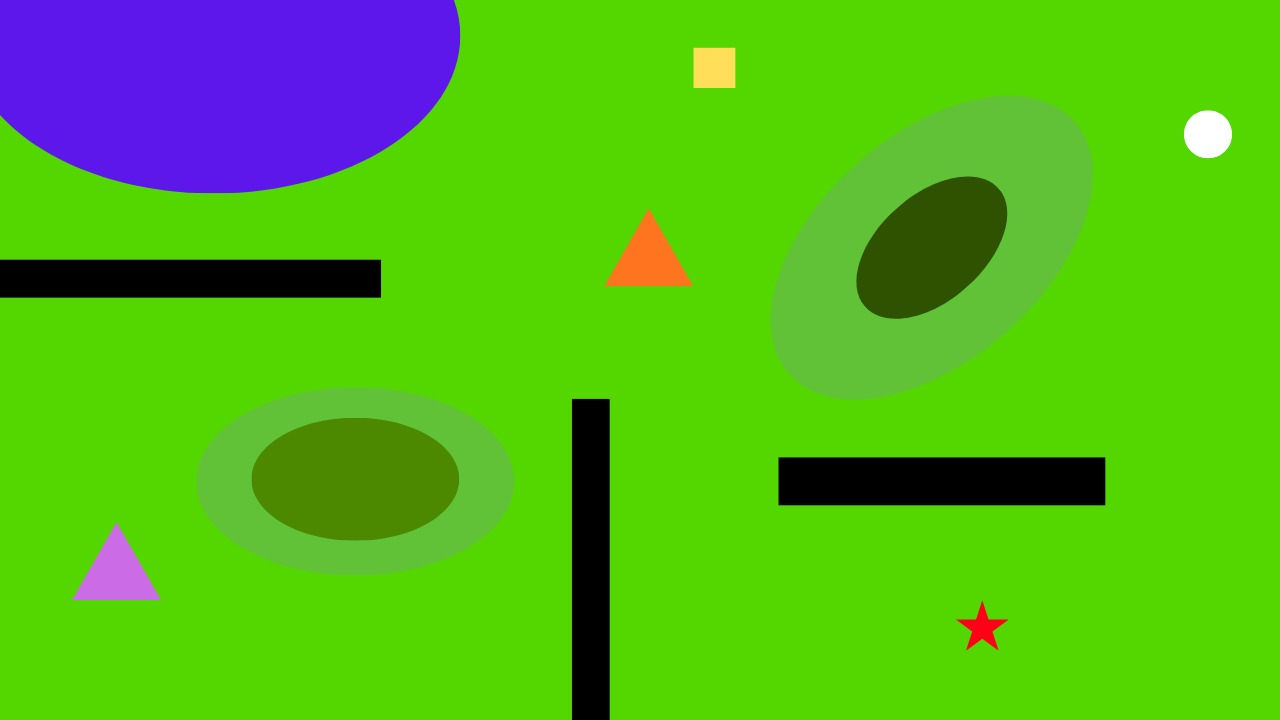
#> input picture images/IMG-20260831-WA0025.jpg, 1280 x 720 px, found by its file name
$ python prac.py
#> lines starting #> are read from the running program, lines starting #| are printed output that depends on the picture
import cv2
import numpy as np
from matplotlib import pyplot as plt

img = cv2.imread('images/IMG-20260831-WA0025.jpg',cv2.IMREAD_GRAYSCALE)
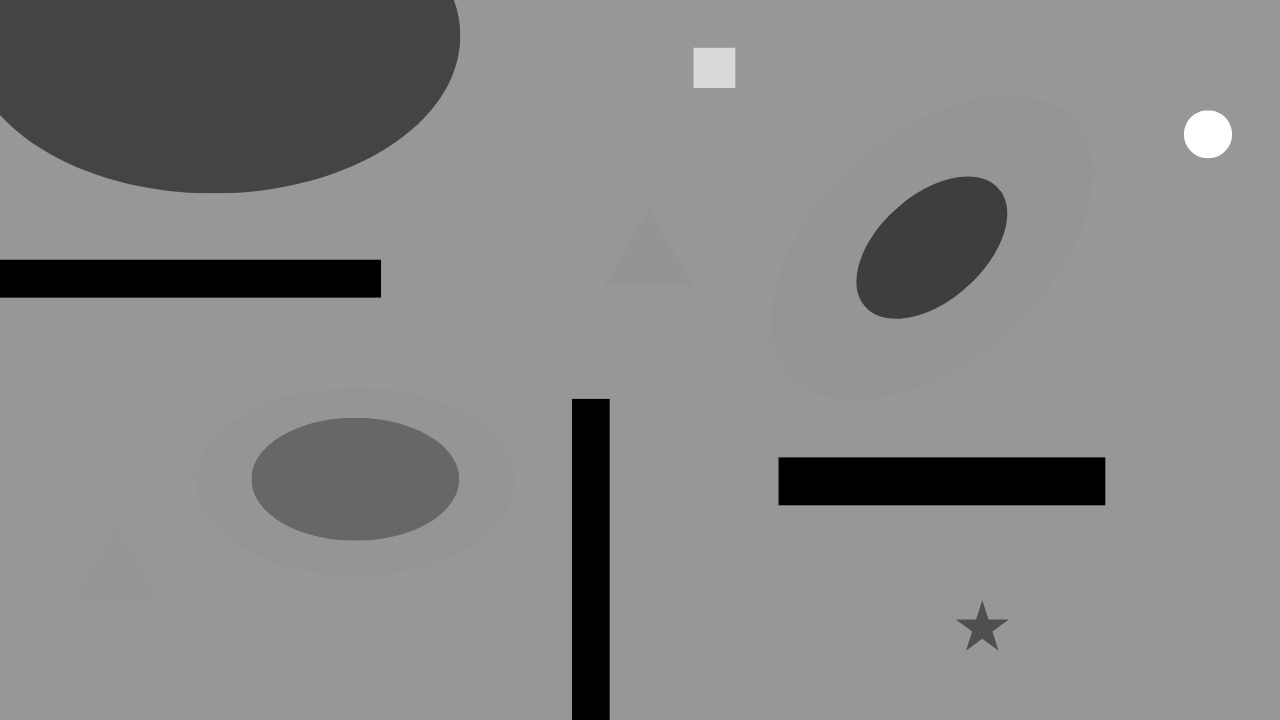
#> img: shape (720, 1280); min 0, max 255, mean 134.9
cv2.imshow('image',img)
cv2.waitKey(0)
cv2.destroyAllWindows()

$ run again, with images/IMG-20260831-WA0026.jpg copied over images/IMG-20260831-WA0025.jpg
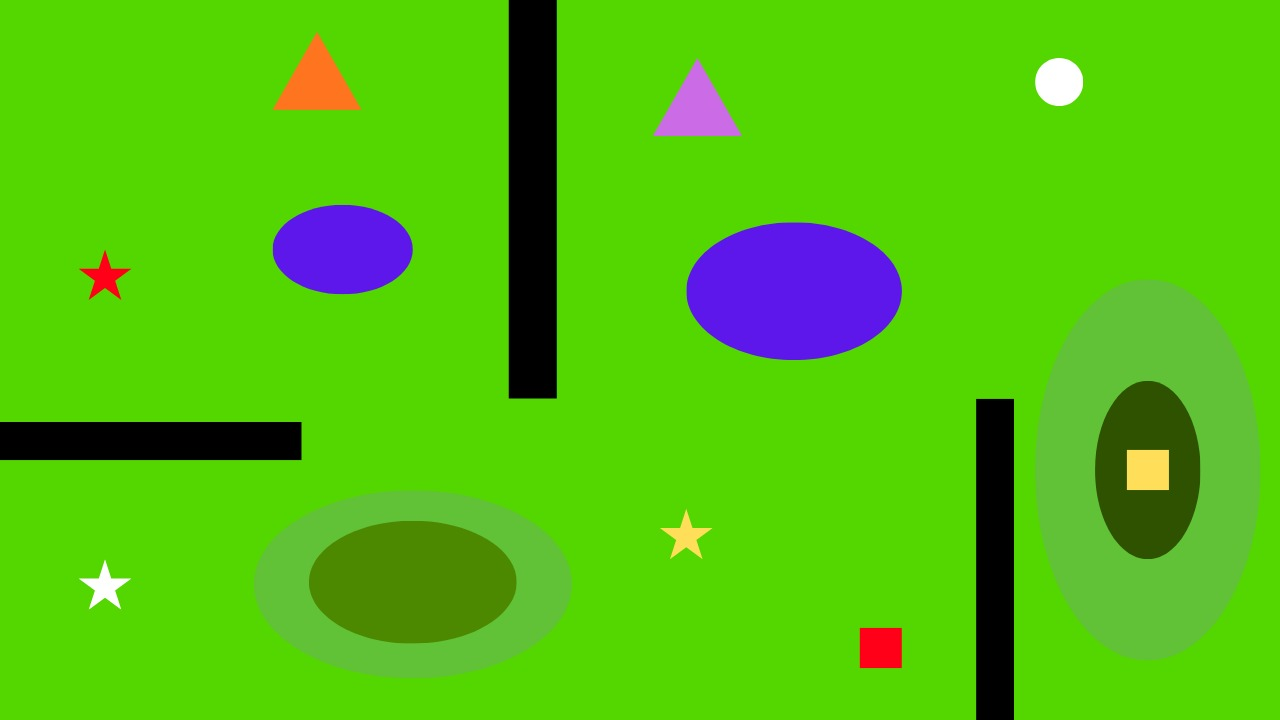
#> input picture images/IMG-20260831-WA0026.jpg, 1280 x 720 px, found by its file name
#> `img = cv2.imread('images/IMG-20260831-WA0025.jpg',cv2.IMREAD_GRAYSCALE)`:
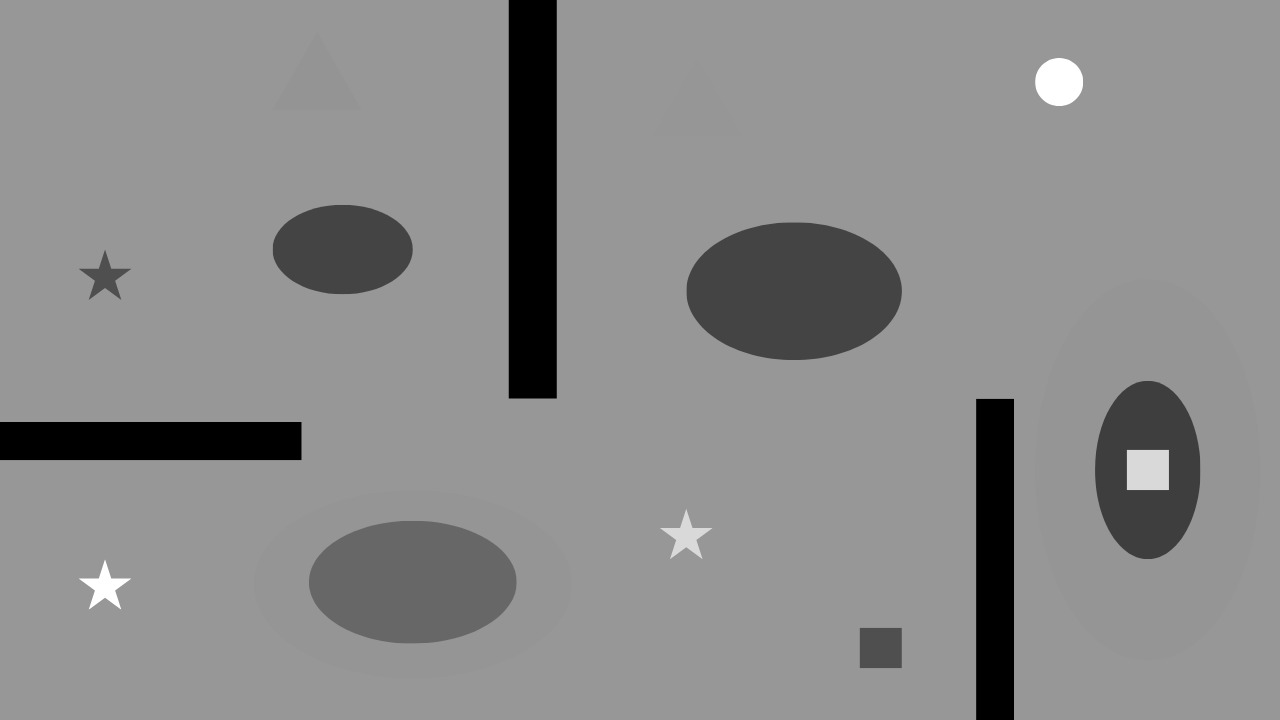
#> img: shape (720, 1280); min 0, max 255, mean 138.8

$ run again, with images/IMG-20260831-WA0027.jpg copied over images/IMG-20260831-WA0025.jpg
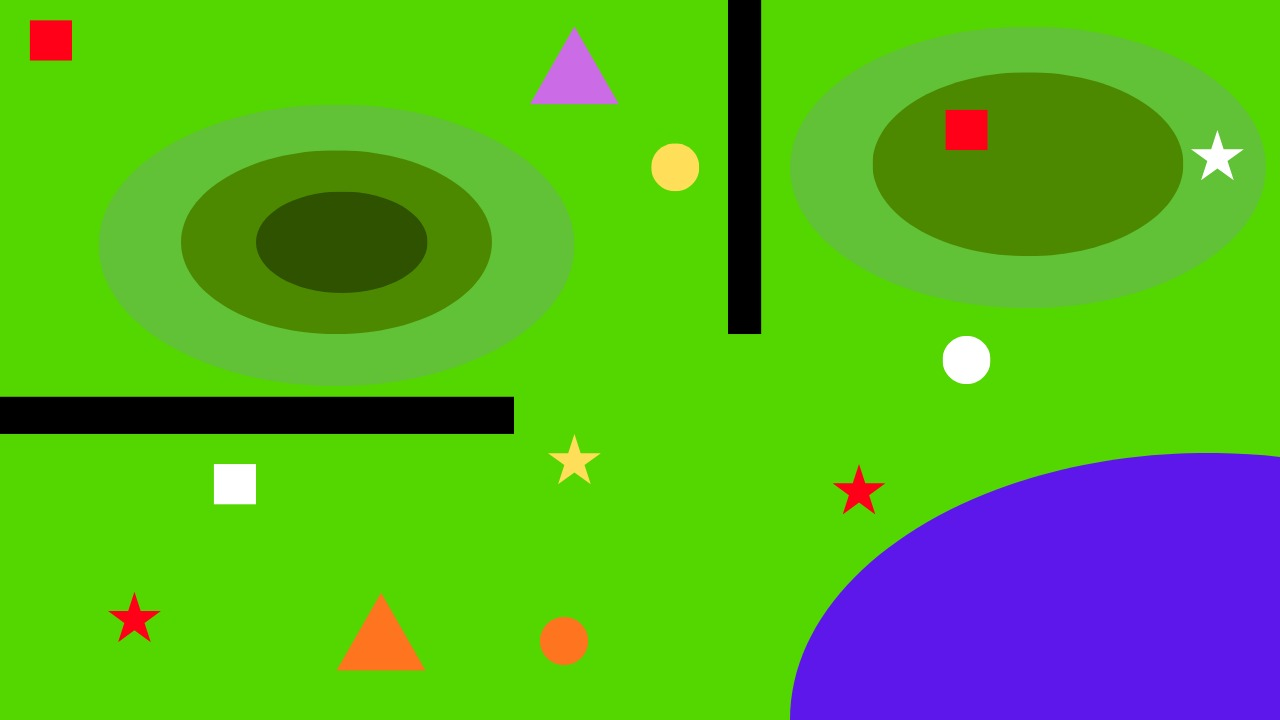
#> input picture images/IMG-20260831-WA0027.jpg, 1280 x 720 px, found by its file name
#> `img = cv2.imread('images/IMG-20260831-WA0025.jpg',cv2.IMREAD_GRAYSCALE)`:
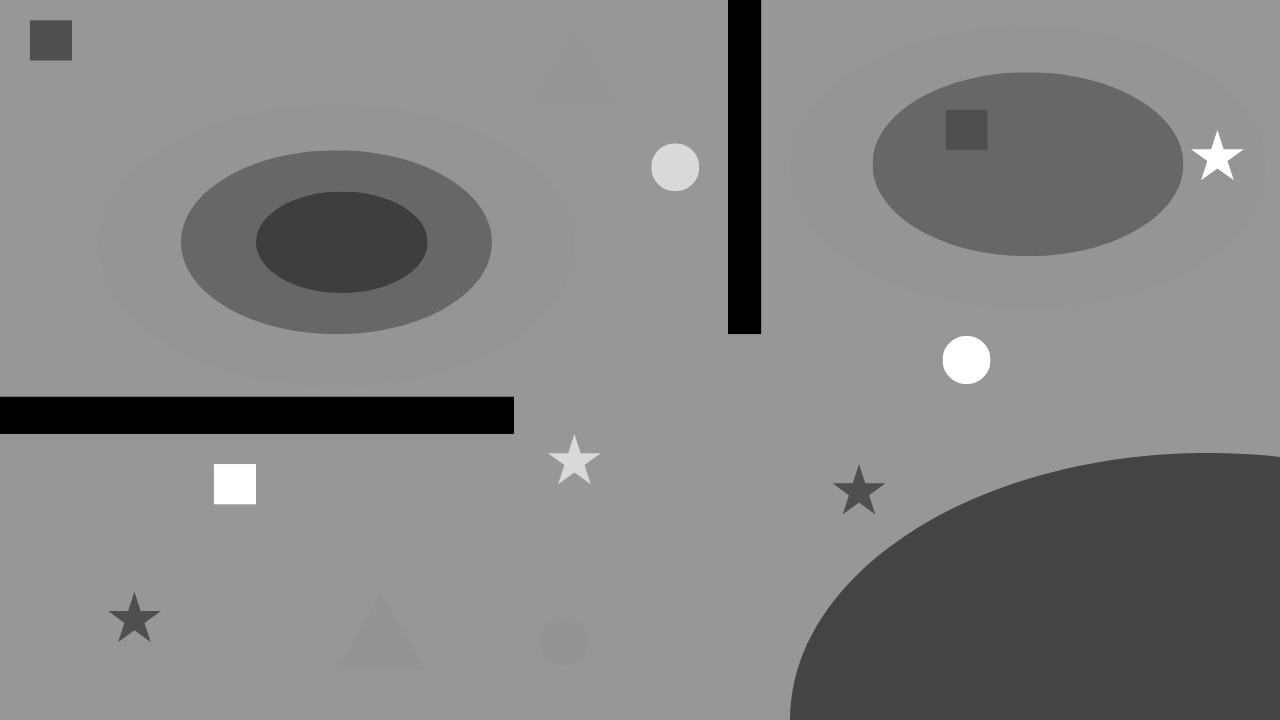
#> img: shape (720, 1280); min 0, max 255, mean 131.2

$ run again, with images/IMG-20260831-WA0028.jpg copied over images/IMG-20260831-WA0025.jpg
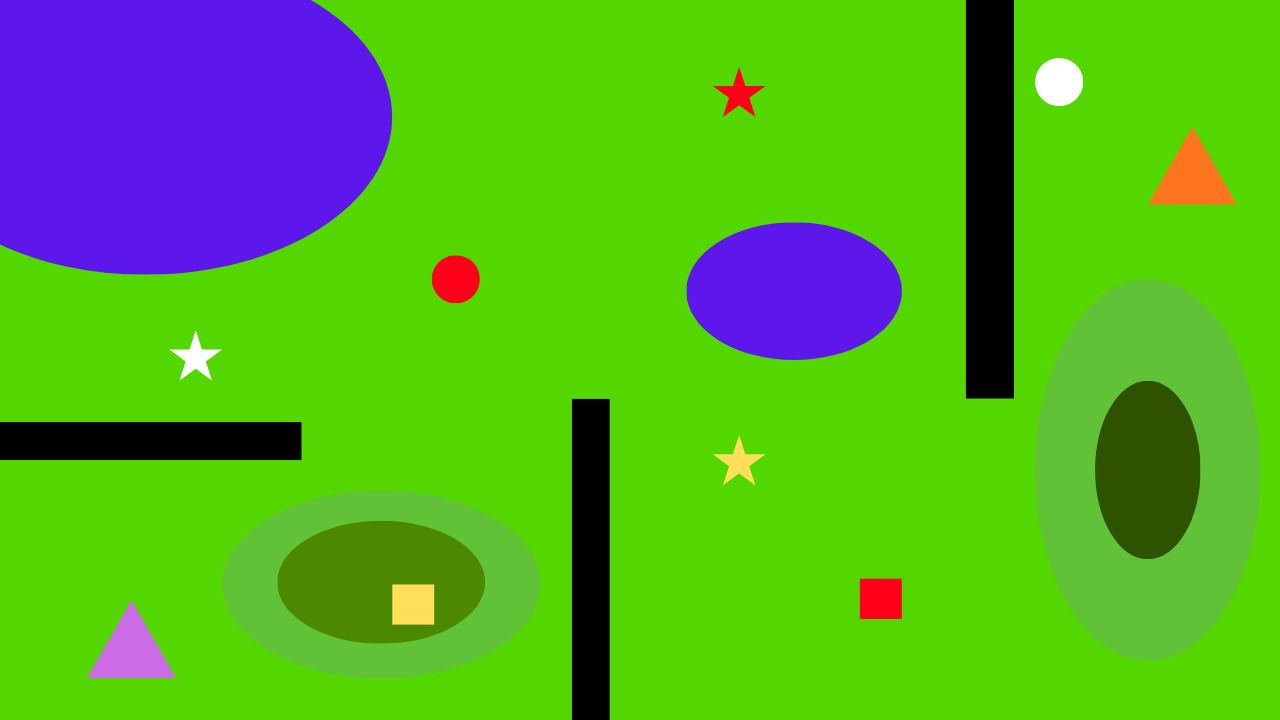
#> input picture images/IMG-20260831-WA0028.jpg, 1280 x 720 px, found by its file name
#> `img = cv2.imread('images/IMG-20260831-WA0025.jpg',cv2.IMREAD_GRAYSCALE)`:
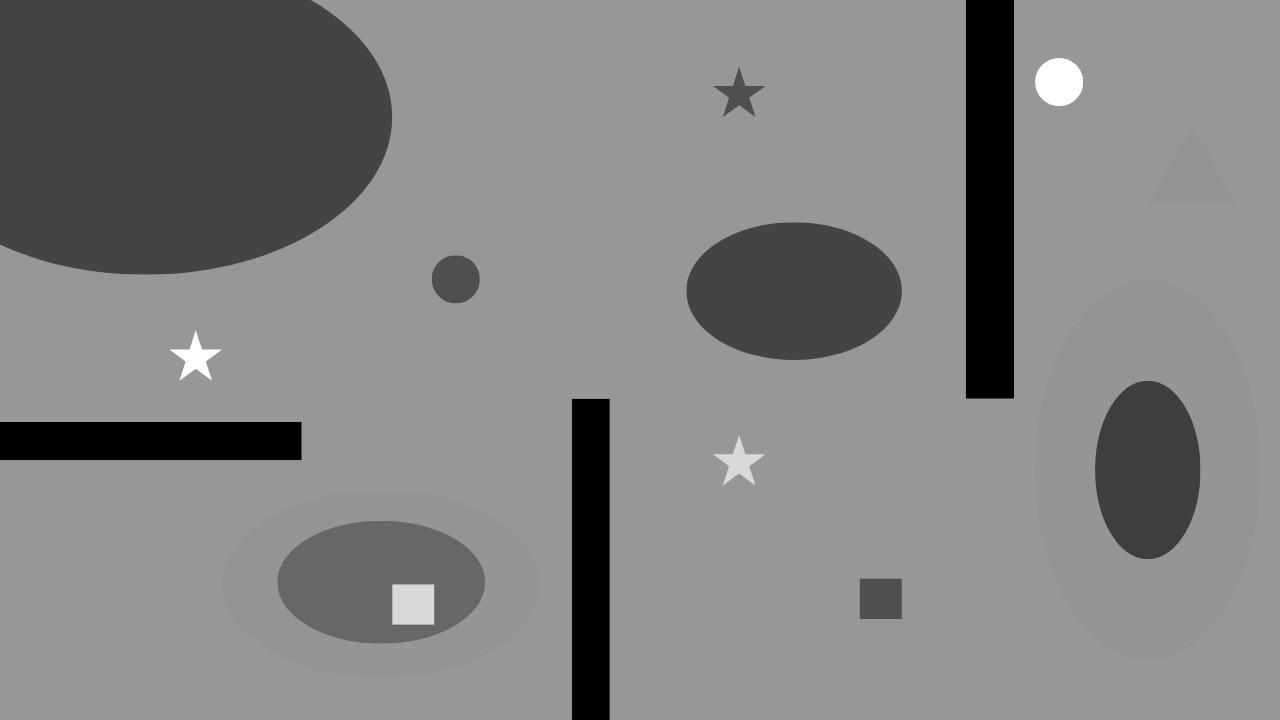
#> img: shape (720, 1280); min 0, max 255, mean 130.9
